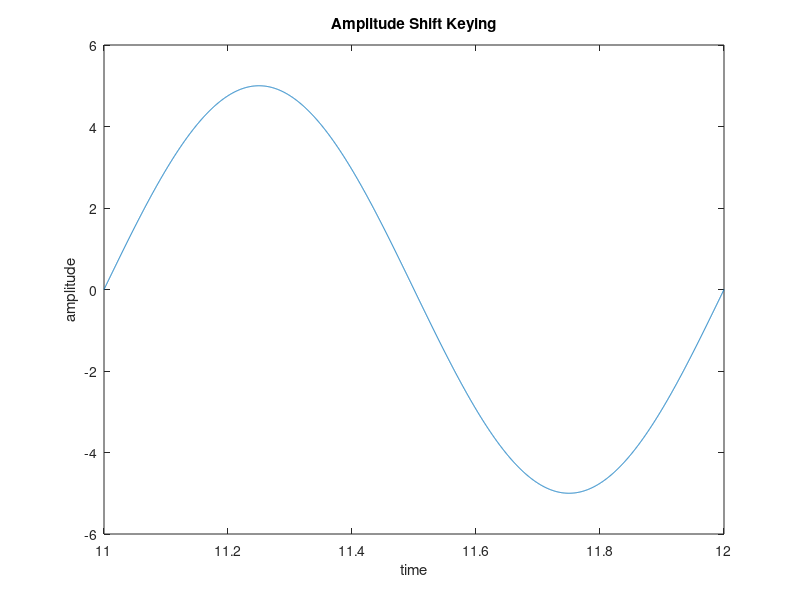

Reproduce this figure in MATLAB.
close all;
clc;
fs=5000;
ts=1/fs;
x=[0 0 1 1  0 0 1 1 0 0 1 1 0 0 1 1 0 0 1 1 0 1 1 1];
nx=size(x,2);
a00=2;
a01=3;
a10=4;
a11=5;
f=1;
p=0;

pd=1;
i=1;
while(i<nx+1)
    t=(i-1)/2*pd:ts:(i+1)/2*pd;
    if x(i)==0 && x(i+1)==0
        ask=a00*sin(2*pi*f*t);
   
    elseif x(i)==0 && x(i+1)==1
        ask=a01*sin(2*pi*f*t);
        
        elseif x(i)==1 && x(i+1)==0
        ask=a10*sin(2*pi*f*t);
        
    else 
        ask=a11*sin(2*pi*f*t);
    end
   i=i+2;
   plot(t,ask);
   xlabel('time');
   ylabel('amplitude');
   title('Amplitude Shift Keying');
 end
   
        